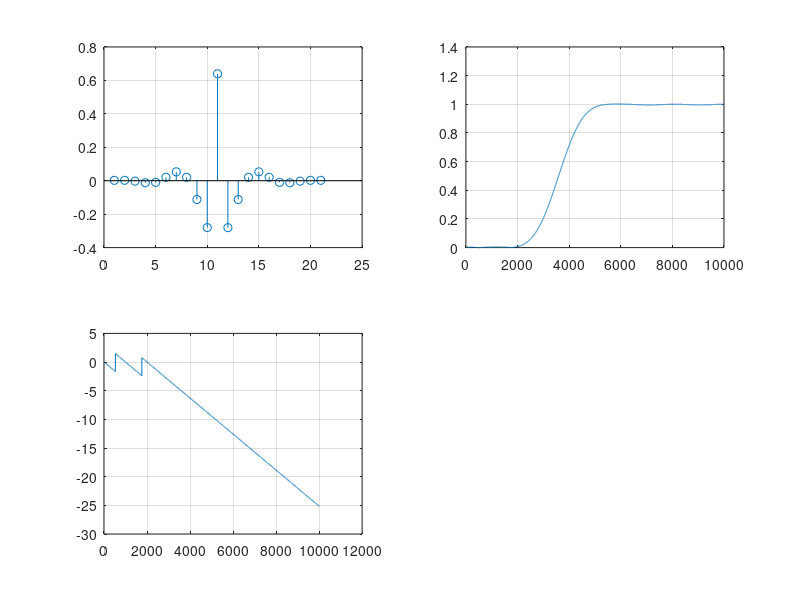

Reproduce this figure in MATLAB.
Fd=20e3;% частота дискретизації
W=0.36;%нижня частота полосового фільтра 3КГц
f=0:10e3;%полоса частот до частоти Найквіста
n=20;%порядок фільтру
k = hamming(n+1);
b=fir1(n,W,'high',k);%розрахунок коефіцієнтів фільтра
hi=impz(b, 1);%рохрахунок імпульсної характеристики
h =freqz(b, 1, f, Fd);%розрахунок АЧХ фільтра
tau_phase=unwrap(angle(h));%розрахунок ФЧХ фільтра
subplot(2,2,1); stem(hi); grid;
subplot(2,2,2); plot(f,abs(h)); grid;
subplot(2,2,3); plot(tau_phase); grid;

